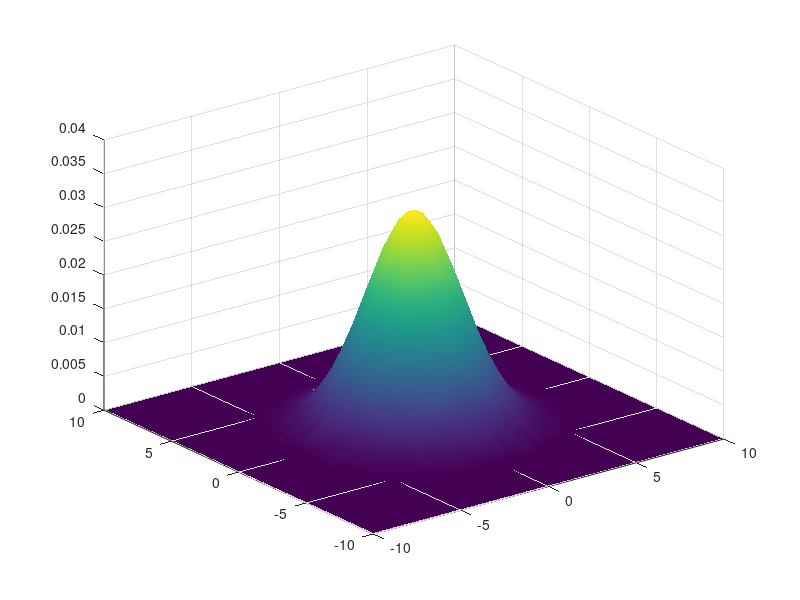

The MATLAB source for this figure:
x=-10:0.5:10;
y=-10:0.5:10;
mu=[0,0];
sigma=[5 0; 0 5]; 
[X,Y]=meshgrid(x,y); 
p=mvnpdf([X(:),Y(:)],mu,sigma);
P=reshape(p,size(X)); 
%figure(2)
surf(X,Y,P)
shading interp
%colorbar
%title('Draw samples from p(z)');